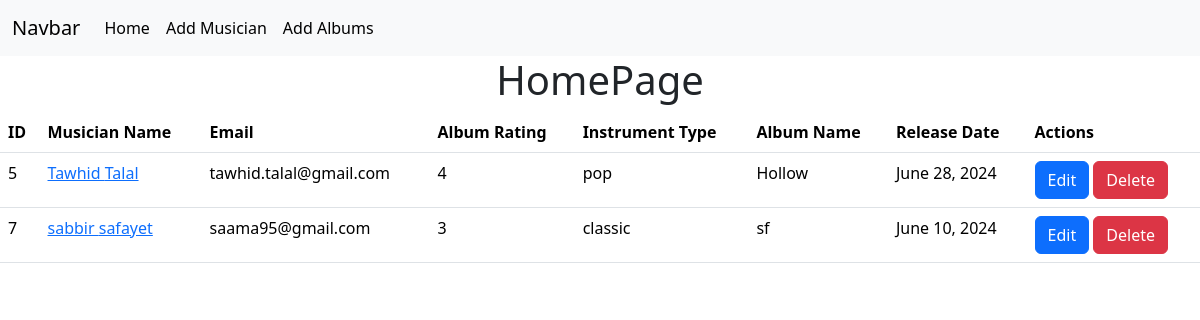
The page / on the database its author committed.
### albums/models.py (models this page shows, shortened)
class albumsModel(models.Model):
    choices_rating = (
        (1,'1'),
        (2,'2'),
        (3,'3'),
        (4,'4'),
        (5,'5'),
    )
    album_name = models.TextField()
    musician = models.ForeignKey(musicianModel, on_delete=models.CASCADE)
    release_date = models.DateField()
    ratings = models.IntegerField(choices=choices_rating)

### musician/models.py (models this page shows, shortened)
class musicianModel(models.Model):
    instruments = (
        ('jazz','Jazz'),
        ('classic','Classic'),
        ('pop','Pop'),
    )
    first_name = models.CharField(max_length=30)
    last_name = models.CharField(max_length=30)
    email = models.EmailField()
    phone_no = models.CharField(max_length=12)
    instrument_type = models.CharField(max_length=20,choices=instruments)

### Musicians_Directory/views.py (the view)
# urls.py: 2. Add a URL to urlpatterns:  path('', views.home, name='home')
def home(request):
    data = albumsModel.objects.all()
    return render(request,'home.html',{'data':data})

### templates/home.html
{% extends "base.html" %}
{% block main %}
    <p class="h1 text-center">HomePage</p>
    {% if data %}
    <table class="table">
        <thead>
          <tr>
            <th scope="col">ID</th>
            <th scope="col">Musician Name</th>
            <th scope="col">Email</th>
            <th scope="col">Album Rating</th>
            <th scope="col">Instrument Type</th>
            <th scope="col">Album Name</th>
            <th scope="col">Release Date</th>
            <th scope="col">Actions</th>
          </tr>
        </thead>
        <tbody>
            {% for i in data%}
            <tr>
            <td>{{i.id}}</td>
            <td><a href="{% url "editMusician" id=i.id%}">{{i.musician.first_name}} {{i.musician.last_name}}</a></td>
            <td>{{i.musician.email}}</td>
            <td>{{i.ratings}}</td>
            <td>{{i.musician.instrument_type}}</td>
            <td>{{i.album_name}}</td>
            <td>{{i.release_date}}</td>
            <td>
                <a href="{% url "edit_album" id=i.id %}" class="btn btn-primary">Edit</a>
                <a href="{% url "delete_all" id=i.id %}" class="btn btn-danger">Delete</a>
            </td>
        </tr>
        {% endfor %}
    </tbody>
</table>
{%else%}
<h1 class="text-center m-5 p-5">No data to show</h1>
{% endif %}
{% endblock main %}

### templates/base.html (shortened to what this page needs)
<!DOCTYPE html>
<html lang="en">
  <head>
    <link
      href="https://cdn.jsdelivr.net/npm/bootstrap@5.3.3/dist/css/bootstrap.min.css"
      rel="stylesheet"
    />
  </head>
  <body>
    <header>
        <nav class="navbar navbar-expand-lg bg-body-tertiary">
            <div class="container-fluid">
              <a class="navbar-brand" href="#">Navbar</a>
              <div class="collapse navbar-collapse" id="navbarText">
                <ul class="navbar-nav me-auto mb-2 mb-lg-0">
                    <li class="nav-item">
                      <a class="nav-link active" aria-current="page" href="{% url "homepage" %}">Home</a>
                    </li>
                    <li class="nav-item">
                      <a class="nav-link active" aria-current="page" href= "{% url "musicianPage" %}">Add Musician</a>
                    </li>
                    <li class="nav-item">
                      <a class="nav-link active" aria-current="page" href="{% url "albumPage" %}">Add Albums</a>
                    </li>
                </ul>
              </div>
            </div>
          </nav>
    </header>
    <main>
        {% block main %}
        {% endblock main %}
    </main>
  </body>
</html>

### rows shown on the page
albumsModel: id "5", musician.first_name "Tawhid", musician.last_name "Talal", musician.email "tawhid.talal@gmail.com", ratings "4", musician.instrument_type "pop", album_name "Hollow", release_date "June 28, 2024"
albumsModel: id "7", musician.first_name "sabbir", musician.last_name "safayet", musician.email "saama95@gmail.com", ratings "3", musician.instrument_type "classic", album_name "sf", release_date "June 10, 2024"
